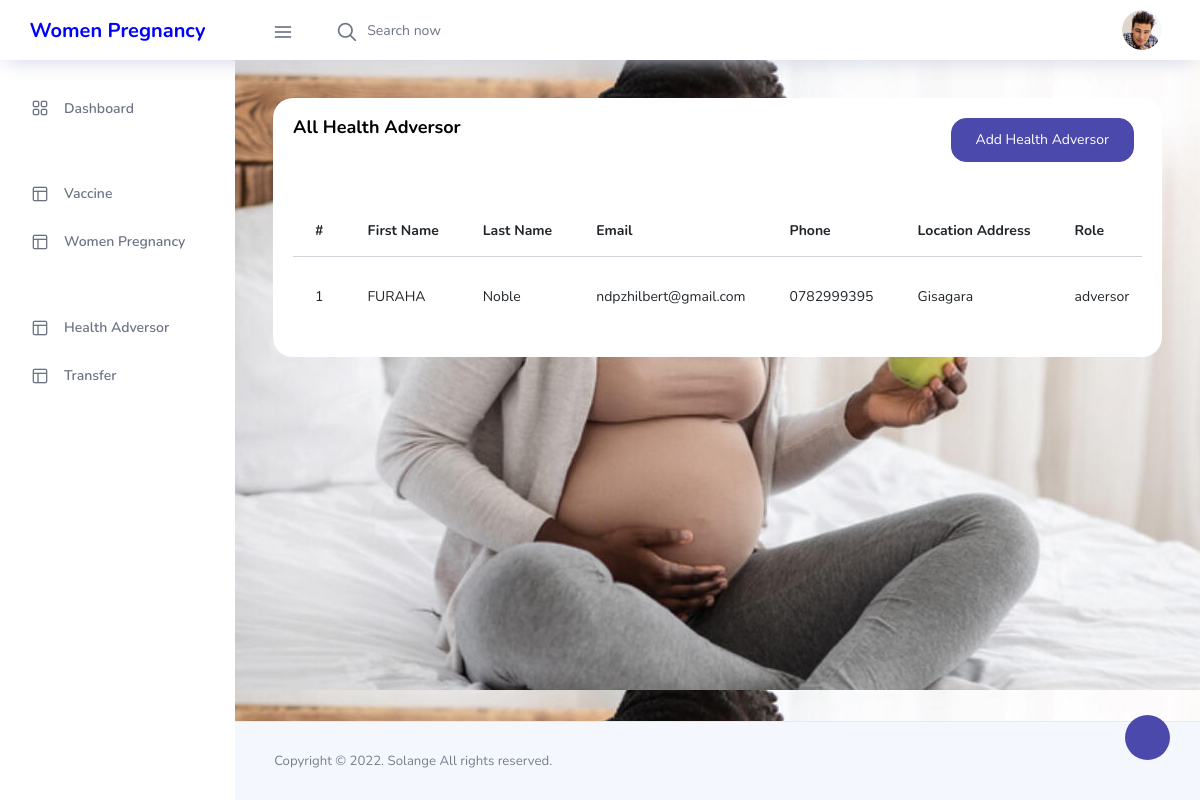
The page /admin/agentall.php (signed in) on the database its author committed.
### tables this page shows
CREATE TABLE `adversor` (
  `id` int(11) NOT NULL,
  `firstname` text NOT NULL,
  `lastname` text NOT NULL,
  `email` varchar(222) NOT NULL,
  `phone` varchar(222) NOT NULL,
  `location` text NOT NULL,
  `role` text NOT NULL,
  `password` varchar(222) NOT NULL,
  `admin_id` int(11) NOT NULL
);

### admin/agentall.php (the view, shortened to what this page needs)
<?php
include 'navbar.php';
?>
      <div class="main-panel">
        <div class="content-wrapper">
          <div class="row">
          <div class="col-md-12 grid-margin stretch-card">
              <div class="card">
                <div class="card-body">
                <div class="row">
                    <div class="col-md-6">
                    <h4 class="card-title">All Health Adversor</h4>
                    </div>
                    <div class="col-md-6">
                        <a href="agent.php" class=" float-right btn btn-primary mr-2">Add Health Adversor</a>
                    </div>
                  </div>
                  <div class=" table-border-style">
                        <div class="table-responsive">
                  <br>
                  <br>
                        <table id="zero_config" class="table table-hover">
                                <thead>
                                    <tr>
                                        <th>#</th>
                                        <th>First Name</th>
                                        <th>Last Name</th>
                                        <th>Email</th>
                                        <th>Phone</th>
                                        <th>Location Address</th>
                                        <th>Role</th>
                                    </tr>
                                </thead>
                                <tbody>
                                <?php
                                    $quer=mysqli_query($conn,"SELECT * FROM adversor");
                                    while ($row=mysqli_fetch_array($quer)){
                                    ?>
                                    <tr>
                                        <td><?php echo $row['id'] ; ?></td>
                                        <td><?php echo $row['firstname'] ; ?></td>
                                        <td><?php echo $row['lastname'] ; ?></td>
                                        <td><?php echo $row['email'] ; ?></td>
                                        <td><?php echo $row['phone'] ; ?></td>
                                        <td><?php echo $row['location'] ; ?></td>
                                        <td><?php echo $row['role'] ; ?></td>
                                    </tr>
                                    <?php
                                    }
                                    ?>
                                </tbody>
                        </table>
                        </div>
                    </div>
                </div>
              </div>
            </div>
          </div>
        </div>
        <?php
include 'footer.php';
?>

### admin/navbar.php (shortened to what this page needs)
<!DOCTYPE html>
<html lang="en">
<head>
  <link rel="stylesheet" href="vendors/feather/feather.css">
  <link rel="stylesheet" href="vendors/ti-icons/css/themify-icons.css">
  <link rel="stylesheet" href="vendors/css/vendor.bundle.base.css">
  <link rel="stylesheet" href="vendors/datatables.net-bs4/dataTables.bootstrap4.css">
  <link rel="stylesheet" href="vendors/ti-icons/css/themify-icons.css">
  <link rel="stylesheet" type="text/css" href="js/select.dataTables.min.css">
  <link rel="stylesheet" href="css/vertical-layout-light/style.css">
</head>
<body>
  <div class="container-scroller">
    <nav class="navbar col-lg-12 col-12 p-0 fixed-top d-flex flex-row">
      <div class="text-center navbar-brand-wrapper d-flex align-items-center justify-content-center">
        <a href="/" style='color:blue; font-style:bold;font-size:20px;'><b>Women Pregnancy</b></a>
      </div>
      <div class="navbar-menu-wrapper d-flex align-items-center justify-content-end">
        <button class="navbar-toggler navbar-toggler align-self-center" type="button" data-toggle="minimize">
          <span class="icon-menu"></span>
        </button>
        <ul class="navbar-nav mr-lg-2">
          <li class="nav-item nav-search d-none d-lg-block">
            <div class="input-group">
              <div class="input-group-prepend hover-cursor" id="navbar-search-icon">
                <span class="input-group-text" id="search">
                  <i class="icon-search"></i>
                </span>
              </div>
              <input type="text" class="form-control" id="navbar-search-input" placeholder="Search now" aria-label="search" aria-describedby="search">
            </div>
          </li>
        </ul>
        <ul class="navbar-nav navbar-nav-right">
          <li class="nav-item nav-profile dropdown">
            <a class="nav-link dropdown-toggle" href="#" data-toggle="dropdown" id="profileDropdown">
              <img src="images/faces/face28.jpg" alt="profile"/>
            </a>
          </li>
        </ul>
      </div>
    </nav>
    <div class="container-fluid page-body-wrapper">
      <div class="theme-setting-wrapper">
        <div id="settings-trigger"><i class="ti-settings"></i></div>
      </div>
      <nav class="sidebar sidebar-offcanvas" id="sidebar">
        <ul class="nav">
          <li class="nav-item">
            <a class="nav-link" href="index.php">
              <i class="icon-grid menu-icon"></i>
              <span class="menu-title">Dashboard</span>
            </a>
          </li>
          <br><br>
          <li class="nav-item">
            <a class="nav-link" data-toggle="collapse" href="#stock " aria-expanded="false" aria-controls="stock">
              <i class="icon-layout menu-icon"></i>
              <span class="menu-title">Vaccine</span>
              <i class="menu-arrow"></i>
            </a>
          </li>
          <li class="nav-item">
            <a class="nav-link" data-toggle="collapse" href="#product " aria-expanded="false" aria-controls="product">
              <i class="icon-layout menu-icon"></i>
              <span class="menu-title">Women Pregnancy</span>
              <i class="menu-arrow"></i>
            </a>
          </li>
          <br><br>
          <li class="nav-item">
            <a class="nav-link" data-toggle="collapse" href="#ui-basic" aria-expanded="false" aria-controls="ui-basic">
              <i class="icon-layout menu-icon"></i>
              <span class="menu-title">Health Adversor</span>
              <i class="menu-arrow"></i>
            </a>
          </li>
          <li class="nav-item">
            <a class="nav-link" data-toggle="collapse" href="#order" aria-expanded="false" aria-controls="ui-basic">
              <i class="icon-layout menu-icon"></i>
              <span class="menu-title">Transfer</span>
              <i class="menu-arrow"></i>
            </a>
          </li>
        </ul>
      </nav>

### admin/footer.php (shortened to what this page needs)
        <footer class="footer">
          <div class="d-sm-flex justify-content-center justify-content-sm-between">
            <span class="text-muted text-center text-sm-left d-block d-sm-inline-block">Copyright © 2022. Solange All rights reserved.</span>
          </div>
        </footer>
      </div>
    </div>
  </div>
</body>
</html>

### rows shown on the page
adversor: id "1", firstname "FURAHA", lastname "Noble", email "ndpzhilbert@gmail.com", phone "0782999395", location "Gisagara", role "adversor"
